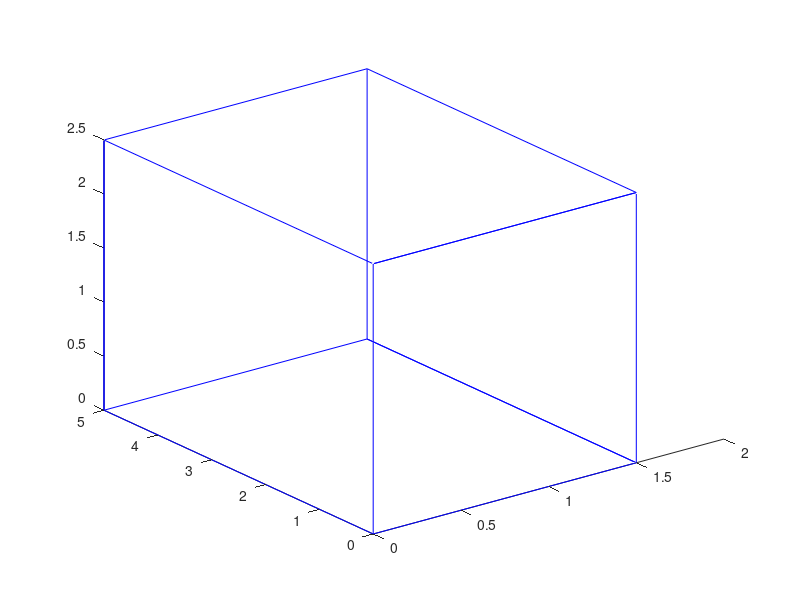

Reproduce this figure in MATLAB.
C = [0 0 0 1; 1 0 0 1; 1 1 0 1; 0 1 0 1; 0 0 0 1;
     0 0 1 1; 1 0 1 1; 1 0 0 1; 1 1 0 1; 1 1 1 1; 
     1 0 1 1; 0 0 1 1; 0 1 1 1; 0 1 0 1; 0 1 1 1; 1 1 1 1];    

ME = [1.5 0 0 0; 
      0 5 0 0; 
      0 0 2.5 0; 
      0 0 0 1];
      
MT = [1 0 0 0; 
      0 1 0 0; 
      0 0 1 0; 
      0 0 0 0];

C1 = C*ME*MT;       
X = C1(:, 1);
Y = C1(:, 2);
Z = C1(:, 3);
plot3(X,Y,Z,'b');